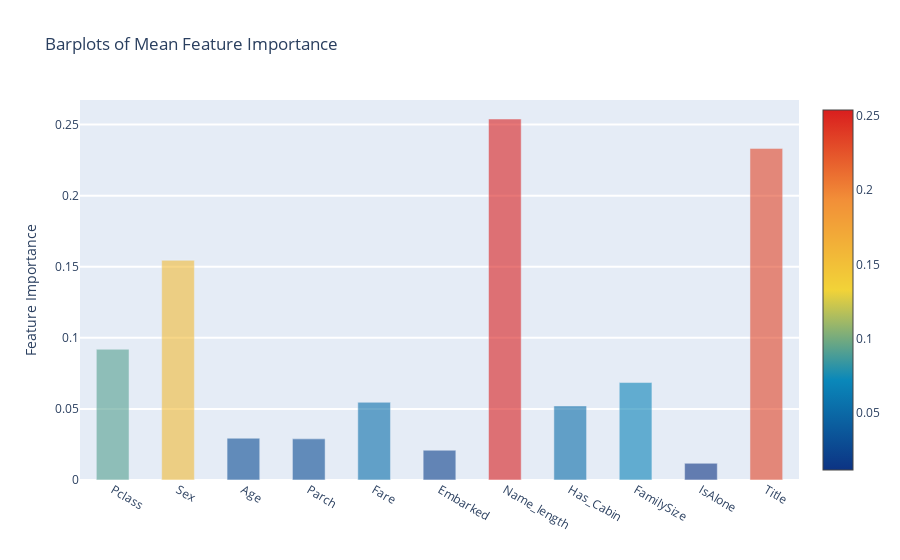

Write notebook code for a chart like this one.
### Markdown cell above
### Feature Importances mean via Bar plot

### Code cell
y = feature_dataframe['mean'].values
x = feature_dataframe['features'].values
data = [
    go.Bar(x=x,
           y=y,
           width=0.5,
           marker=dict(color=feature_dataframe['mean'].values,
                       colorscale='Portland',
                       showscale=True,
                       reversescale=False),
           opacity=0.6)
]

layout = go.Layout(autosize=True,
                   title='Barplots of Mean Feature Importance',
                   hovermode='closest',
                   yaxis=dict(title='Feature Importance',
                              ticklen=5,
                              gridwidth=2),
                   showlegend=False)
fig = go.Figure(data=data, layout=layout)
py.iplot(fig, filename='bar-direct-labels')

### Figure 1 — Plotly figure (JSON) as saved in the notebook; plotly's stock layout.template omitted (floating-point values rounded to 4 significant figures)
{"data": [{"marker": {"color": [0.09195, 0.1545, 0.02939, 0.02893, 0.05465, 0.02095, 0.2539, 0.05211, 0.06856, 0.01176, 0.2333], "colorscale": [[0, "rgb(12,51,131)"], [0.25, "rgb(10,136,186)"], [0.5, "rgb(242,211,56)"], [0.75, "rgb(242,143,56)"], [1, "rgb(217,30,30)"]], "reversescale": false, "showscale": true}, "opacity": 0.6, "type": "bar", "width": 0.5, "x": ["Pclass", "Sex", "Age", "Parch", "Fare", "Embarked", "Name_length", "Has_Cabin", "FamilySize", "IsAlone", "Title"], "y": [0.09195, 0.1545, 0.02939, 0.02893, 0.05465, 0.02095, 0.2539, 0.05211, 0.06856, 0.01176, 0.2333]}], "layout": {"autosize": true, "hovermode": "closest", "showlegend": false, "title": {"text": "Barplots of Mean Feature Importance"}, "yaxis": {"gridwidth": 2, "ticklen": 5, "title": {"text": "Feature Importance"}}}}
